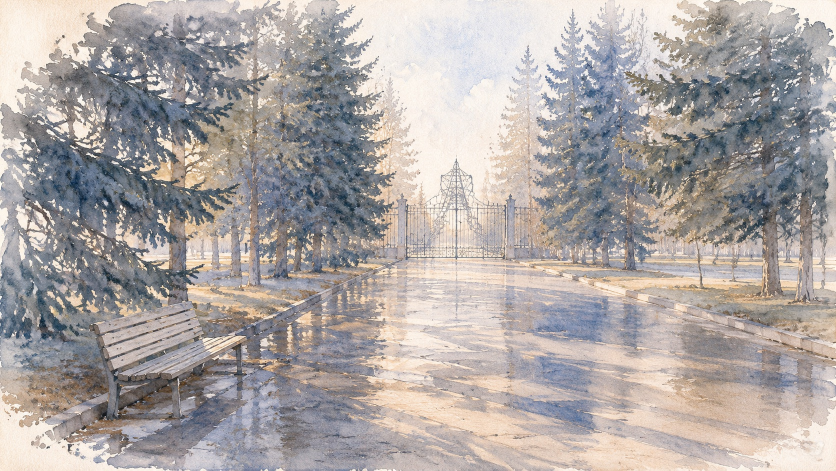
#> input picture assets/gen/alley_b_0.jpg, 1672 x 941 px (shown at 1/2 size)
$ python _bgbench_remove.py
#> lines starting #> are read from the running program, lines starting #| are printed output that depends on the picture; after the words box and inside, x2 and y2 are one past the last pixel; in counts of white or black regions, pixels touching at a corner belong together
# -*- coding: utf-8 -*-
"""Убираем НАРИСОВАННУЮ в фоне скамейку (левый низ кадра), чтобы не было двух скамеек.

Замер `_bgbench_left.py`: пятно «дерева» в фоне занимает x 12..246, y 858..972 (1920x1080),
это нарисованная мебель у самого края кадра — из-под пропа она торчит и читается как
вторая скамейка.

Метод: диффузионная заливка (итеративное усреднение от границы) внутри маски + мягкая
растушёвка края. Никакой генерации, 0 ₽, исходный файл не трогаем: пишем отдельный
assets/gen/alley_b_clean_0.png, его и берёт сборка.
"""
import os
import numpy as np
from PIL import Image, ImageFilter

HERE = os.path.dirname(os.path.abspath(__file__))
SRC = os.path.join(HERE, 'assets', 'gen', 'alley_b_0.jpg')
DST = os.path.join(HERE, 'assets', 'gen', 'alley_b_clean_0.png')

X0, X1, Y0, Y1 = 0, 250, 715, 941      # прямоугольник заливки (с запасом вокруг пятна)
# Координаты — в системе ИСХОДНИКА (1672x941). Пятно скамейки, найденное на клиенте
# (1920x1080: x 12..246, y 858..972), пересчитано: x 10..214, y 747..846.

im = Image.open(SRC).convert('RGB')
#> im is the input picture: PIL image 1672x941 RGB; mean R, G, B 172.9, 166.5, 164.5
W, H = im.size
#> W = 1672; H = 941
print('фон %dx%d' % (W, H))
#| фон 1672x941
a = np.asarray(im).astype(np.float32)

# маска: прямоугольник, но по краям — мягкая (растушёвка 18 px)
mask = np.zeros((H, W), np.float32)
mask[Y0:Y1, X0:X1] = 1.0
mk = Image.fromarray((mask * 255).astype(np.uint8)).filter(ImageFilter.GaussianBlur(18))
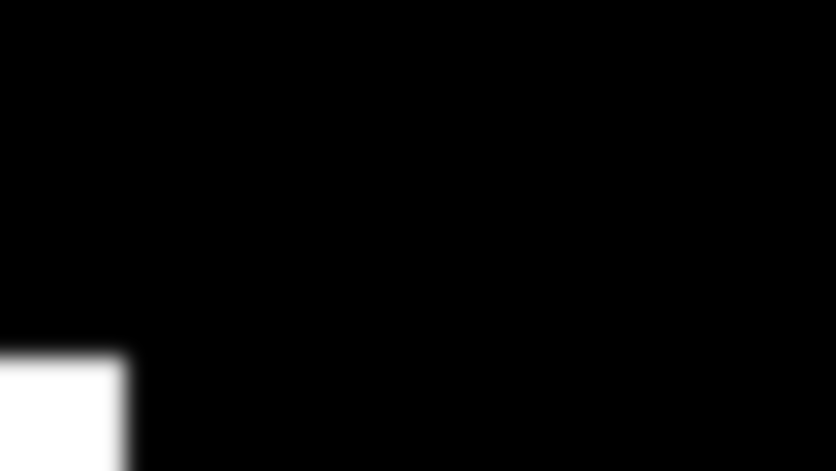
#> mk: PIL image 1672x941 L (shown at 1/2 size); min 0, max 255, mean 9.2
mask = np.asarray(mk).astype(np.float32) / 255.0

hard = mask > 0.5
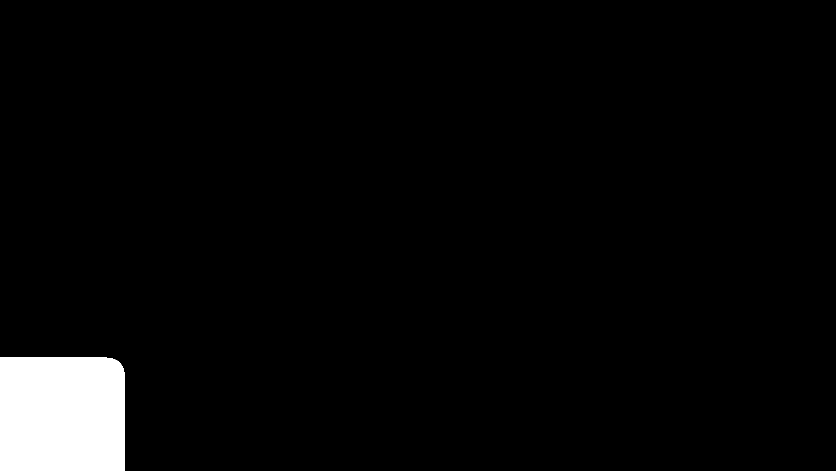
#> hard: shape (941, 1672) bool (shown at 1/2 size); 3.6% white; 1 white region, box (x1, y1, x2, y2) and area: (0, 715, 250, 941) 56204
ys, xs = np.nonzero(hard)
print('заливаем: x %d..%d, y %d..%d (%d px)' % (xs.min(), xs.max(), ys.min(), ys.max(),
                                                hard.sum()))
#| заливаем: x 0..249, y 715..940 (56204 px)

# диффузия: стартуем со среднего по границе, потом усредняем соседей внутри маски
work = a.copy()
ring = (mask > 0.02) & (mask < 0.98)
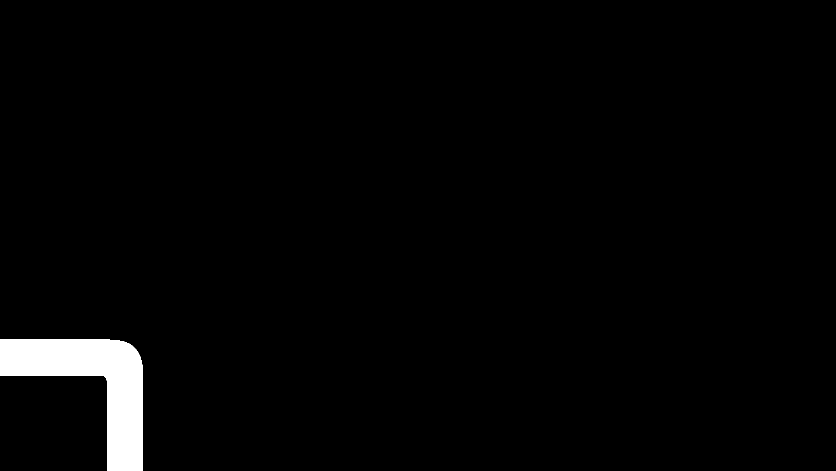
#> ring: shape (941, 1672) bool (shown at 1/2 size); 2.1% white; 1 white region, box (x1, y1, x2, y2) and area: (0, 679, 286, 941) 33535
work[hard] = a[ring].mean(0)
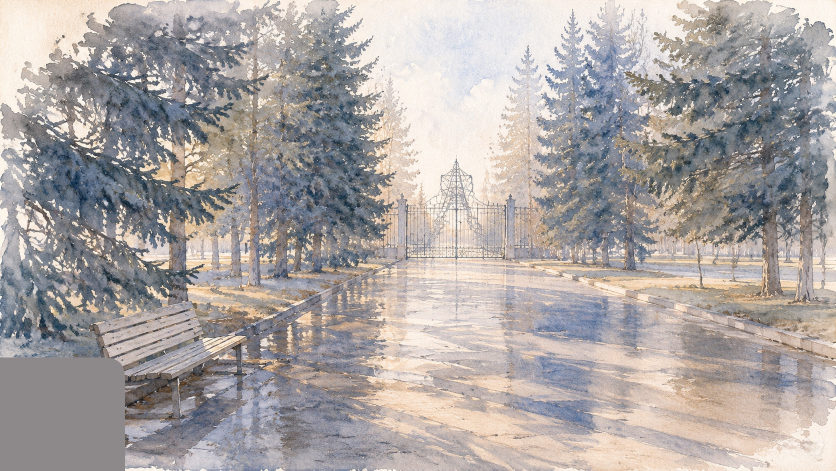
#> work: shape (941, 1672, 3) float32 (shown at 1/2 size); mean R, G, B 171.7, 165.7, 163.9
for it in range(600):
    up = np.roll(work, 1, 0)
    dn = np.roll(work, -1, 0)
    lf = np.roll(work, 1, 1)
    rt = np.roll(work, -1, 1)
#> (the run stopped early here; a loop or call above may not have finished)
